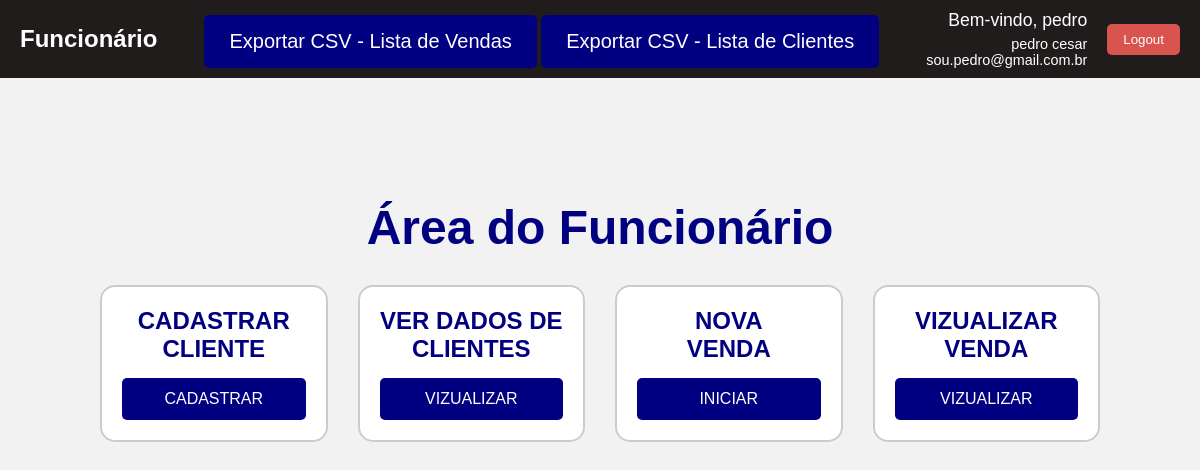
Screenshot of /homeFuncionario (signed in) with the database file from the repository.
### homeAdmin/models.py (models this page shows, shortened)
class CustomUser_Funcionario(AbstractUser):
    token = models.CharField(null=True, unique=True, max_length=8)
    situacao = (
        ("Adm.", "Administração "),
        ("Func.", "Funcionário"),
        ("Exec", "Executivo"),
    )
    situacao_atual = models.CharField(
        null=True,
        max_length=15,
        default="Adm.",
        verbose_name="Situacao atual cargo",
        choices=situacao,
    )
    situacao2 = (("Ativo", "Ativo "), ("Inativo", "Inativo"))
    situacao_atual_empresa = models.CharField(
        null=True,
        max_length=15,
        default="Ativo",
        verbose_name="Situação atual na empresa",
        choices=situacao2,
    )
    salario = models.FloatField(default=0)
    comissao_acumulada = models.FloatField(default=0)
    telefone = models.CharField(max_length=15, blank=True)
    especializado = (
        ("Financeiro", "Financeiro"),
        ("Despachante", "Despachante "),
        ("Despachante externo", "Despachante externo "),
        ("Suporte Whatsapp", "Suporte Whatsapp"),
        ("Executivo contas", "Executivo contas"),
    )
    cargo_atual = models.CharField(
        max_length=100,
        null=True,
        blank=True,
        verbose_name="Cargo atual",
        default="",
        help_text="A função do empregado é:",
        choices=especializado,
    )
    cidade = models.CharField(max_length=255, null=True)
    email = models.EmailField(unique=True)
    username = models.CharField(max_length=255, unique=True)
    data_nascimento = models.DateField(
        verbose_name="Data de nascimento", help_text="Data de nascimento", null=True
    )
    groups = models.ManyToManyField(
        Group,
        related_name="customuser_set",
        blank=True,
        help_text="The groups this user belongs to.",
        related_query_name="customuser",
    )
    user_permissions = models.ManyToManyField(
        Permission,
        related_name="customuser_set",
        blank=True,
        help_text="Specific permissions for this user.",
        related_query_name="customuser",
    )
    objects = CustomUserManager()

### homeFuncionario/views.py (the view)
# urls.py: path("homeFuncionario", FuncionarioHome.as_view(), name="homeFuncionario"),
class FuncionarioHome(LoginRequiredMixin, TemplateView):
    template_name = 'homeFuncionario/homeFuncionario.html'
    login_url = 'log'  # URL para redirecionar para login
    model = User
    def get_context_data(self, **kwargs):
        context = super().get_context_data(**kwargs)
        context['usuario_logado'] = self.request.user
        return context

### templates/homeFuncionario/homeFuncionario.html (shortened to what this page needs)
{% load static %}
<!DOCTYPE html>
<html lang="pt-br">
<head>
    <link rel="stylesheet" href="{% static 'estilos/admin.css' %}">
</head>
<header>
    <div class="logo">
        <h1>Funcionário</h1>
    </div>
        <div class="fixed-bottom d-flex justify-content-around">
    <a class="btn btn-success export-btn" href="{% url 'salvarVenda' %}">Exportar CSV - Lista de Vendas</a>
    <a class="btn btn-success export-btn" href="{% url 'salvarCliente' %}">Exportar CSV - Lista de Clientes</a>
</div>
    <div class="header-content">
        <div class="user-info">
            <span class="welcome-message">Bem-vindo, {{ usuario_logado.username }}</span>
            <ul class="user-details">
                <li class="detail-item">{{ usuario_logado.first_name }} {{ usuario_logado.last_name }}</li>
                <li class="detail-item">{{ usuario_logado.email }}</li>
            </ul>
        </div>
        <form action="{% url 'logout' %}" method="post" class="logout-form">
            <button type="submit" class="btn submit">Logout</button>
        </form>
    </div>
</header>
<body>
<br><br><br><br>
<main>
{% if user is not None %}
    {% if 'Func' in user.situacao_atual %}
          <h2>Área do Funcionário</h2>
     {% else %}
             <h2>Área do Executivo</h2>
      {% endif %}
{% endif %}
    <section id="cards">
        <div class="card">
            <h2>CADASTRAR <br> CLIENTE</h2>
           <a href="{% url 'cadClienteFuncionario' %}">
                <button>CADASTRAR</button>
            </a>
        </div>
        <div class="card">
            <h2>VER DADOS DE <br> CLIENTES</h2>
           <a href="{% url 'FuncionarioListagemCliente' %}">
                <button>VIZUALIZAR</button>
            </a>
        </div>
        <div class="card">
            <h2>NOVA <br> VENDA</h2>
         <a href="{% url 'cadVendasFuncionario' %}">
                <button>INICIAR</button>
            </a>
        </div>
        <div class="card">
            <h2>VIZUALIZAR <br> VENDA</h2>
         <a href="{% url 'FuncionarioListagemVenda' %}">
                <button>VIZUALIZAR</button>
            </a>
        </div>
    </section>
</main>
</body>
</html>

### static/estilos/admin.css (style rules this page uses)
* { box-sizing: border-box; margin: 0; padding: 0; }
body { font-family: Arial, sans-serif; background-color: #f2f2f2; }
header { background-color: #201c1c; color: white; padding: 10px 20px; display: flex; align-items: center; justify-content: space-between; }
.logo h1 { font-size: 1.5em; margin: 0; }
.header-content { display: flex; align-items: center; }
.user-info { text-align: right; margin-right: 20px; }
.welcome-message { display: block; font-size: 1.1em; margin-bottom: 5px; }
.user-details { list-style: none; padding: 0; margin: 0; }
.detail-item { font-size: 0.9em; }
.logout-form .btn { background-color: #d9534f; color: white; border: none; padding: 8px 16px; cursor: pointer; border-radius: 5px; }
main { margin: 50px auto; max-width: 1000px; text-align: center; }
main > h2 { color: #000080; font-size: 3em; margin-bottom: 30px; }
#cards { display: flex; justify-content: space-between; flex-wrap: wrap; gap: 30px; }
.card { flex: 1 1 calc(20% - 20px); text-align: center; padding: 20px; background-color: #ffffff; border: 2px solid #ccc; border-radius: 15px; transition: all 0.3s ease; }
.card h2 { color: #000080; font-size: 1.5em; margin-bottom: 15px; }
.card a { text-decoration: none; }
.card button { display: block; width: 100%; padding: 12px 20px; background-color: #000080; color: #ffffff; font-size: 1em; border: none; border-radius: 5px; cursor: pointer; transition: background-color 0.3s ease; }
.btn-success { background-color: #000080; color: white; text-decoration: none; padding: 10px 20px; border-radius: 5px; margin-top: 4px; display: inline-block; }
.btn-success { background-color: #000080; color: white; text-decoration: none; padding: 15px 25px; border-radius: 5px; margin-top: 4px; font-size: 20px; display: inline-block; }

### rows the page displays
CustomUser_Funcionario: username "pedro", first_name "pedro", last_name "cesar", email "sou.pedro@gmail.com.br"
